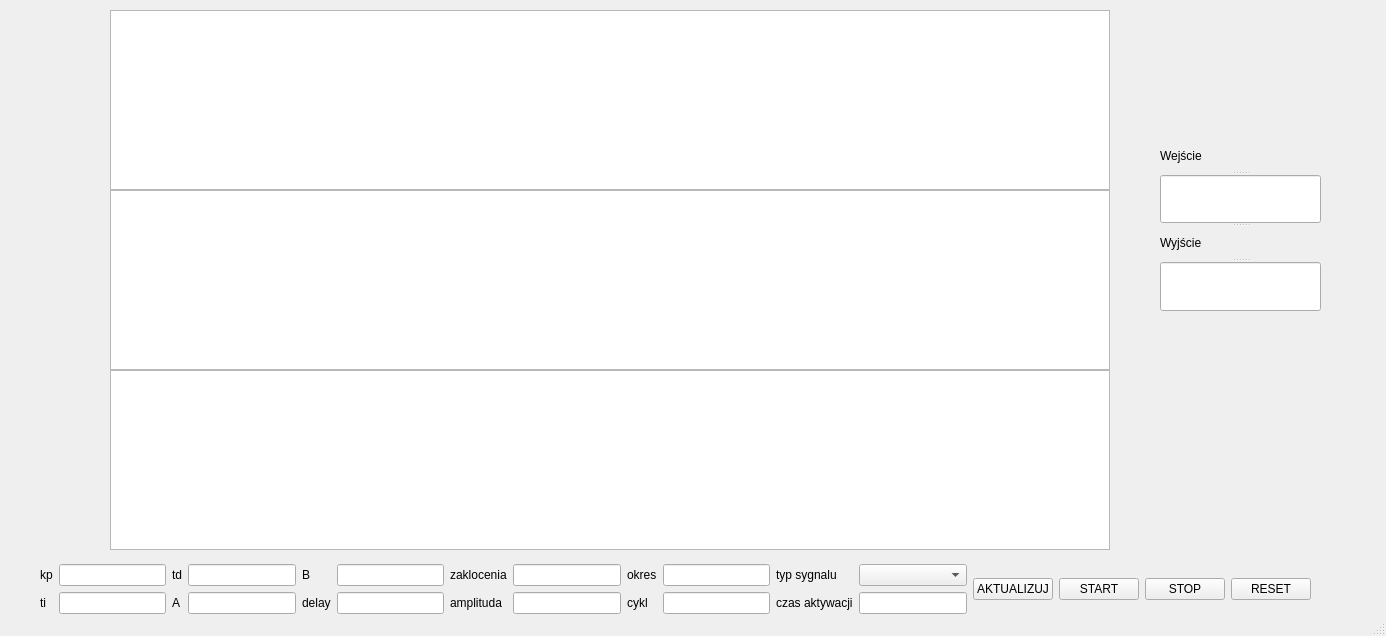
<?xml version="1.0" encoding="UTF-8"?>
<ui version="4.0">
 <class>MainWindow</class>
 <widget class="QMainWindow" name="MainWindow">
  <property name="geometry">
   <rect>
    <x>0</x>
    <y>0</y>
    <width>1386</width>
    <height>636</height>
   </rect>
  </property>
  <property name="sizePolicy">
   <sizepolicy hsizetype="Preferred" vsizetype="Preferred">
    <horstretch>0</horstretch>
    <verstretch>0</verstretch>
   </sizepolicy>
  </property>
  <property name="minimumSize">
   <size>
    <width>1386</width>
    <height>636</height>
   </size>
  </property>
  <property name="maximumSize">
   <size>
    <width>1386</width>
    <height>636</height>
   </size>
  </property>
  <property name="windowTitle">
   <string>UAR</string>
  </property>
  <widget class="QWidget" name="centralwidget">
   <widget class="QGraphicsView" name="graphicsView1">
    <property name="geometry">
     <rect>
      <x>110</x>
      <y>10</y>
      <width>1000</width>
      <height>180</height>
     </rect>
    </property>
   </widget>
   <widget class="QGraphicsView" name="graphicsView2">
    <property name="geometry">
     <rect>
      <x>110</x>
      <y>190</y>
      <width>1000</width>
      <height>180</height>
     </rect>
    </property>
   </widget>
   <widget class="QWidget" name="layoutWidget">
    <property name="geometry">
     <rect>
      <x>40</x>
      <y>560</y>
      <width>1271</width>
      <height>58</height>
     </rect>
    </property>
    <layout class="QGridLayout" name="gridLayout_2">
     <item row="0" column="0">
      <layout class="QGridLayout" name="gridLayout">
       <item row="0" column="0">
        <widget class="QLabel" name="label">
         <property name="text">
          <string>kp</string>
         </property>
        </widget>
       </item>
       <item row="0" column="1">
        <widget class="QLineEdit" name="kpLabel"/>
       </item>
       <item row="0" column="2">
        <widget class="QLabel" name="label_3">
         <property name="text">
          <string>td</string>
         </property>
        </widget>
       </item>
       <item row="0" column="3">
        <widget class="QLineEdit" name="tdLabel"/>
       </item>
       <item row="0" column="4">
        <widget class="QLabel" name="label_5">
         <property name="text">
          <string>B</string>
         </property>
        </widget>
       </item>
       <item row="0" column="5">
        <widget class="QLineEdit" name="vecbLabel"/>
       </item>
       <item row="0" column="6">
        <widget class="QLabel" name="label_7">
         <property name="text">
          <string>zaklocenia</string>
         </property>
        </widget>
       </item>
       <item row="0" column="7">
        <widget class="QLineEdit" name="zakloceniaLabel"/>
       </item>
       <item row="0" column="8">
        <widget class="QLabel" name="label_10">
         <property name="text">
          <string>okres</string>
         </property>
        </widget>
       </item>
       <item row="0" column="9">
        <widget class="QLineEdit" name="okresLabel"/>
       </item>
       <item row="0" column="10">
        <widget class="QLabel" name="label_8">
         <property name="text">
          <string>typ sygnalu</string>
         </property>
        </widget>
       </item>
       <item row="0" column="11">
        <widget class="QComboBox" name="sygnalcomboBox"/>
       </item>
       <item row="0" column="12" rowspan="2">
        <widget class="QPushButton" name="aktualizujButton">
         <property name="text">
          <string>AKTUALIZUJ</string>
         </property>
        </widget>
       </item>
       <item row="0" column="13" rowspan="2">
        <widget class="QPushButton" name="startButton">
         <property name="text">
          <string>START</string>
         </property>
        </widget>
       </item>
       <item row="0" column="14" rowspan="2">
        <widget class="QPushButton" name="stopButton">
         <property name="text">
          <string>STOP</string>
         </property>
        </widget>
       </item>
       <item row="1" column="0">
        <widget class="QLabel" name="label_2">
         <property name="text">
          <string>ti</string>
         </property>
        </widget>
       </item>
       <item row="1" column="1">
        <widget class="QLineEdit" name="tiLabel"/>
       </item>
       <item row="1" column="2">
        <widget class="QLabel" name="label_4">
         <property name="text">
          <string>A</string>
         </property>
        </widget>
       </item>
       <item row="1" column="3">
        <widget class="QLineEdit" name="vecaLabel"/>
       </item>
       <item row="1" column="4">
        <widget class="QLabel" name="label_6">
         <property name="text">
          <string>delay</string>
         </property>
        </widget>
       </item>
       <item row="1" column="5">
        <widget class="QLineEdit" name="delayLabel"/>
       </item>
       <item row="1" column="6">
        <widget class="QLabel" name="label_9">
         <property name="text">
          <string>amplituda</string>
         </property>
        </widget>
       </item>
       <item row="1" column="7">
        <widget class="QLineEdit" name="amplitudaLabel"/>
       </item>
       <item row="1" column="8">
        <widget class="QLabel" name="label_11">
         <property name="text">
          <string>cykl</string>
         </property>
        </widget>
       </item>
       <item row="1" column="9">
        <widget class="QLineEdit" name="cyklLabel"/>
       </item>
       <item row="1" column="10">
        <widget class="QLabel" name="label_12">
         <property name="text">
          <string>czas aktywacji</string>
         </property>
        </widget>
       </item>
       <item row="1" column="11">
        <widget class="QLineEdit" name="aktywacjaLabel"/>
       </item>
      </layout>
     </item>
     <item row="0" column="1">
      <widget class="QPushButton" name="resetButton">
       <property name="text">
        <string>RESET</string>
       </property>
      </widget>
     </item>
    </layout>
   </widget>
   <widget class="QSplitter" name="splitter">
    <property name="geometry">
     <rect>
      <x>1160</x>
      <y>140</y>
      <width>161</width>
      <height>171</height>
     </rect>
    </property>
    <property name="orientation">
     <enum>Qt::Vertical</enum>
    </property>
    <widget class="QLabel" name="label_13">
     <property name="text">
      <string>Wejście</string>
     </property>
    </widget>
    <widget class="QLineEdit" name="zadaneLabel"/>
    <widget class="QLabel" name="label_14">
     <property name="text">
      <string>Wyjście</string>
     </property>
    </widget>
    <widget class="QLineEdit" name="wyjscieLabel"/>
   </widget>
   <widget class="QGraphicsView" name="graphicsView3">
    <property name="geometry">
     <rect>
      <x>110</x>
      <y>370</y>
      <width>1000</width>
      <height>180</height>
     </rect>
    </property>
   </widget>
  </widget>
  <widget class="QStatusBar" name="statusbar"/>
 </widget>
 <resources/>
 <connections/>
</ui>
